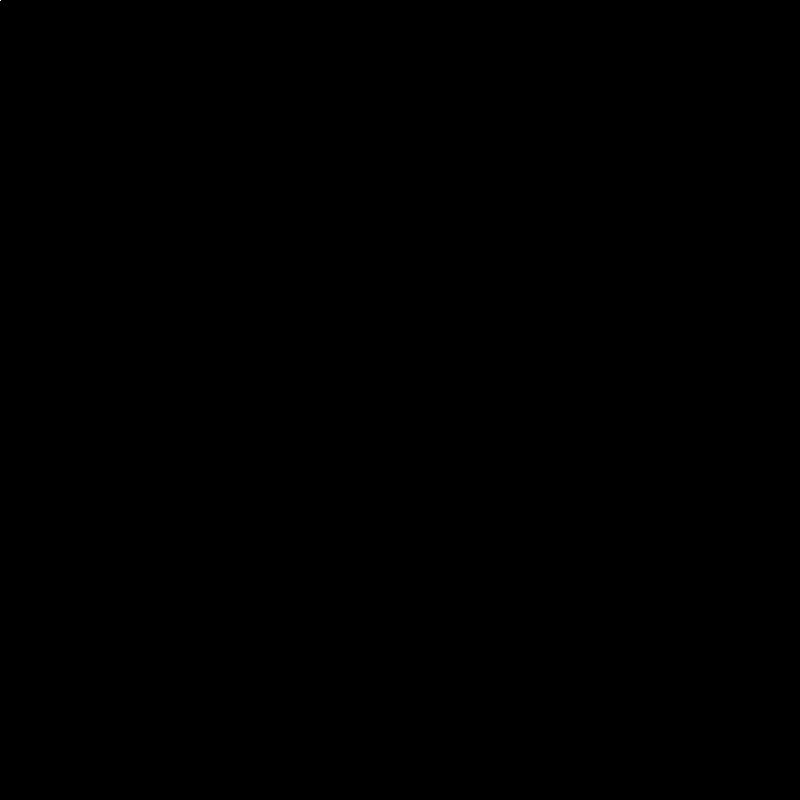
Frame 1 (no input)
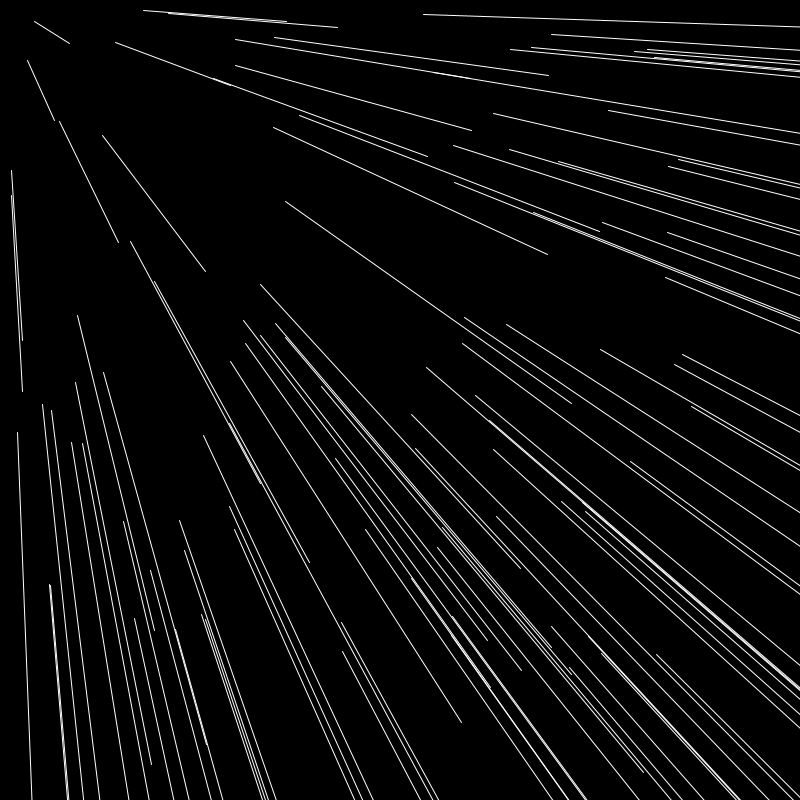
Frame 60 (the mouse pressed at the canvas centre just before this capture)
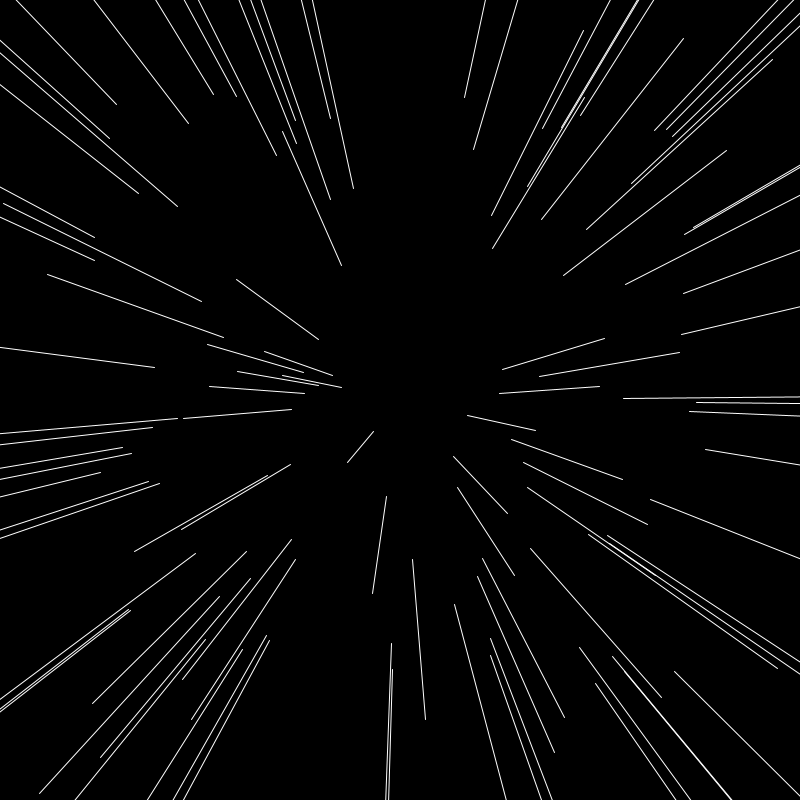
Frame 120 (the mouse held since frame 60 and released just before this capture)

The Processing sketch that drew these frames (run headless with seeded random() and noise(); from frame 60 on, the mouse is pressed at the canvas centre):

// Processing sketch: Chuva_de_Asteroides
// ── Chuva_de_Asteroides.pde
PVector[] ponto;
float angulo=0;

void setup()
{
  size(800, 800);
  
  ponto = new PVector[100];
  
  for(int i=0; i<100; i++)
  {
    ponto[i] = new PVector(random(width), random(height));
  }
  
}

void draw()
{
  background(0);
  
  for(int i=0; i<100; i++)
  {
    stroke(255);
    ThrowLine(ponto[i].x, ponto[i].y);
  }
  
  angulo+=0.1;
}

void ThrowLine(float posX,float posY)
{
  line(map(angulo%PI, 0, PI, mouseX, posX), map(angulo%PI, 0, PI, mouseY, posY), map(angulo%PI, 0, PI/2, mouseX, posX), map(angulo%PI, 0, PI/2, mouseY, posY));
}
